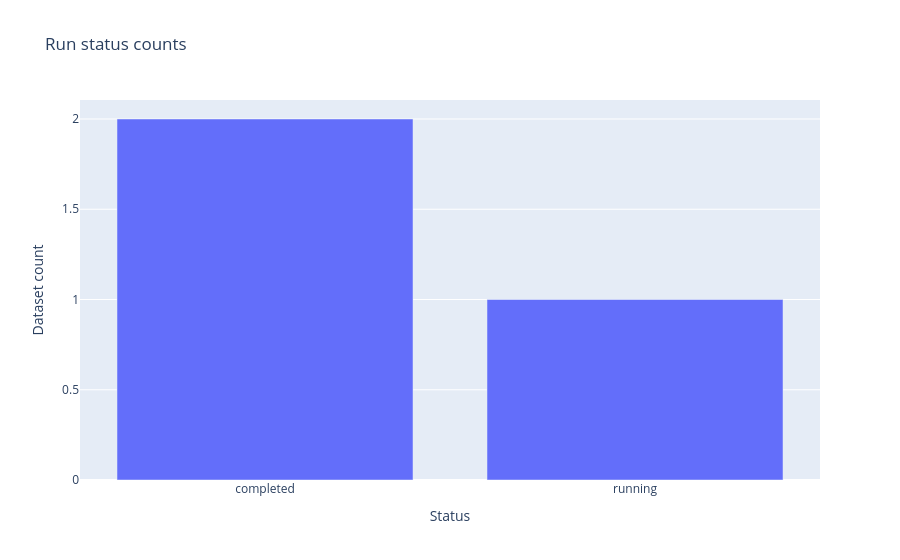

Write notebook code for a chart like this one.
### Code cell
# Run completeness and leaderboard-reference context

if RUN_STATUS is None or RUN_STATUS.empty:
    display_note("No per-dataset `run_status.json` files were found in this run directory.")
else:
    status_df = RUN_STATUS.copy()
    status_df["status"] = status_df["status"].astype(str)
    display_note("### Run completeness by dataset")
    display(status_df.sort_values(["status", "dataset"], ascending=[True, True]).reset_index(drop=True))

    status_counts = status_df.groupby("status", dropna=False).size().reset_index(name="datasets")
    fig = px.bar(status_counts, x="status", y="datasets", title="Run status counts")
    fig.update_layout(xaxis_title="Status", yaxis_title="Dataset count")
    fig.show()

if LEADERBOARD_TOP10 is None or LEADERBOARD_TOP10.empty:
    display_note("No `leaderboard_top10_reference.csv` was found for this run.")
else:
    ref = LEADERBOARD_TOP10.copy()
    if "is_top10_entry" in ref.columns:
        ref = ref.loc[ref["is_top10_entry"].fillna(False)].copy()

    display_note("### Leaderboard reference coverage")
    coverage_cols = [
        "dataset",
        "benchmark_id",
        "benchmark_suite",
        "leaderboard_metric_name",
        "leaderboard_dataset_split",
        "rank",
        "model",
        "metric_value",
    ]
    coverage_cols = [c for c in coverage_cols if c in ref.columns]
    display(ref[coverage_cols].head(30))

    coverage_summary = (
        ref.groupby([c for c in ["dataset", "leaderboard_metric_name"] if c in ref.columns], dropna=False)
        .agg(
            top10_rows=("model", "size"),
            top10_best=("metric_value_numeric", "min"),
            top10_worst=("metric_value_numeric", "max"),
        )
        .reset_index()
    )
    display(coverage_summary.sort_values("dataset").reset_index(drop=True))

### Figure 1 — Plotly figure (JSON) as saved in the notebook; plotly's stock layout.template omitted (floating-point values rounded to 4 significant figures)
{"data": [{"hovertemplate": "status=%{x}<br>datasets=%{y}<extra></extra>", "legendgroup": "", "marker": {"color": "#636efa", "pattern": {"shape": ""}}, "name": "", "orientation": "v", "showlegend": false, "textposition": "auto", "type": "bar", "x": ["completed", "running"], "xaxis": "x", "y": [2, 1], "yaxis": "y"}], "layout": {"barmode": "relative", "legend": {"tracegroupgap": 0}, "title": {"text": "Run status counts"}, "xaxis": {"anchor": "y", "domain": [0, 1], "title": {"text": "Status"}}, "yaxis": {"anchor": "x", "domain": [0, 1], "title": {"text": "Dataset count"}}}}
